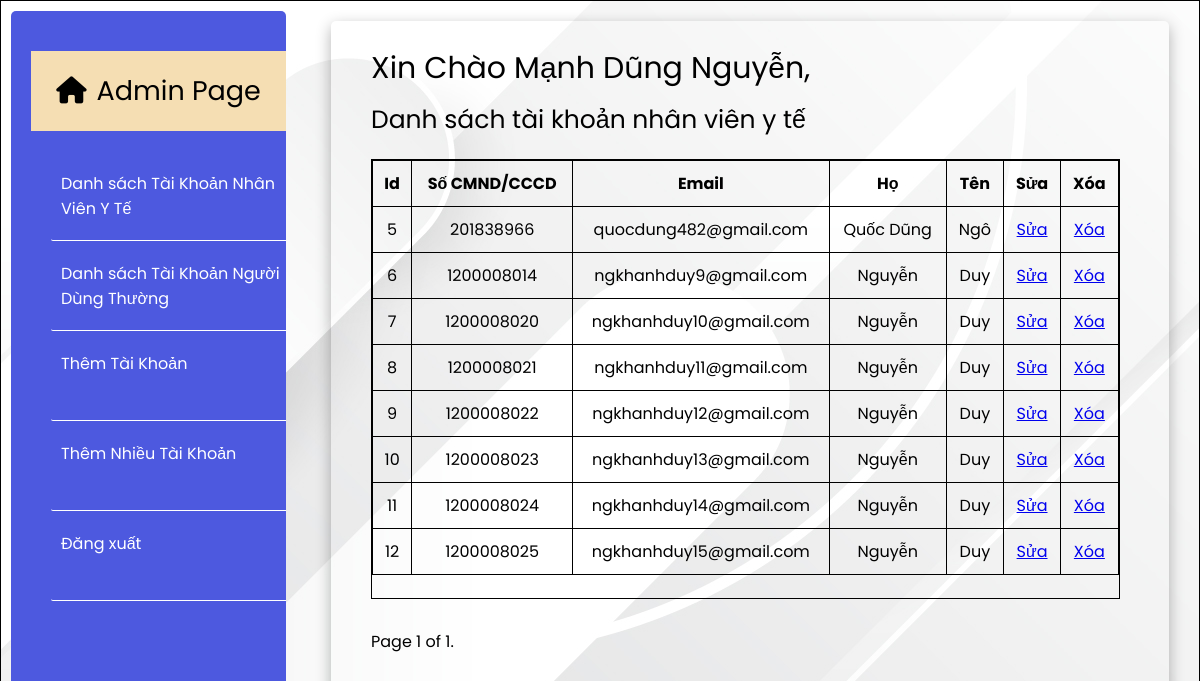
Page /sys_admin/list-moh/ (signed in) on the committed database.
### authentication/models.py (models this page shows)
class User(AbstractUser):
    is_normal_user = models.BooleanField(default=True)
    is_MOH = models.BooleanField(default=False)

### system_admin/views.py (the view)
# urls.py: path('list-moh/', views.listMoh, name="list-moh"),
def listMoh(request):
    if request.user.is_authenticated:
        list = User.objects.filter(is_MOH = True)
        paginator = Paginator(list, 10) # Show 25 records per page.
        page_number = request.GET.get('page',1)
        page_obj = paginator.get_page(page_number)
        list = {
            'page': page_obj,
            'role' : 'nhân viên y tế',
        }
        return render(request, 'list_user.html', list)
    else:
        messages.error(request, "Vui lòng đăng nhập để tiếp tục")
        return redirect('http://127.0.0.1:8000/sys_admin/login')

### system_admin/templates/list_user.html (shortened to what this page needs)
{% load static %}
<!DOCTYPE html>
<html>
<head>
    <link rel="stylesheet" href="https://cdnjs.cloudflare.com/ajax/libs/font-awesome/6.0.0-beta3/css/all.min.css"/>
    <link rel="stylesheet" href="{% static 'style.css' %}">
</head>
<body>
    <div class="navigation">
        <div class="wrapper">
            <div class="decoration">
                <p><i class="fas fa-home"></i>Admin Page</p>
             </div>
            <ul>
                <li class="list">
                    <a href="http://127.0.0.1:8000/sys_admin/list-moh/">
                        <span class="title">Danh sách Tài Khoản Nhân Viên Y Tế</span>
                    </a>
                </li>
                <li class="list">
                    <a href="http://127.0.0.1:8000/sys_admin/list-normal/">
                        <span class="title">Danh sách Tài Khoản Người Dùng Thường</span>
                    </a>
                </li>
                <li class="list">
                    <a href="http://127.0.0.1:8000/sys_admin/add/">
                        <span class="title">Thêm Tài Khoản</span>
                    </a>
                </li>
                <li class="list">
                    <a href="http://127.0.0.1:8000/sys_admin/upload/">
                        <span class="title">Thêm Nhiều Tài Khoản</span>
                    </a>
                </li>
                <li>
                    <a href="http://127.0.0.1:8000/sys_admin/logout/">
                        <span class="title">Đăng xuất</span>
                    </a>
                </li>
            </ul>
        </div>
    </div>
    <div class="main">
        <div class="wrapper">
            <div class="greeting">
                Xin Chào {{request.user.first_name}} {{request.user.last_name}},
            </div>
            <div class="title">
                Danh sách tài khoản {{role}}
            </div>
            <div class="table-wrapper">
            <table>
                <tr>
                    <th>Id</th>
                    <th>Số CMND/CCCD</th>
                    <th>Email</th>
                    <th>Họ</th>
                    <th>Tên</th>
                    <th>Sửa</th>
                    <th>Xóa</th>
                </tr>
                {% for user in page %}
                <tr>
                    <td>{{user.id}}</td>
                    <td>{{user.username}}</td>
                    <td>{{user.email}}</td>
                    <td>{{user.first_name}}</td>
                    <td>{{user.last_name}}</td>
                    <td><a href="http://127.0.0.1:8000/sys_admin/update/{{user.id}}">Sửa</a></td>
                    <td><a href="http://127.0.0.1:8000/sys_admin/delete/{{user.id}}">Xóa</a></td>
                </tr>
                {% endfor %}
            </table>
            </div>
            <div class="pagination">
                <span class="step-links">
                    <span class="current">
                        Page {{ page.number }} of {{ page.paginator.num_pages }}.
                    </span>
                </span>
            </div>
        </div>
    </div>
</body>
</html>

### system_admin/static/style.css (style rules this page uses)
* { margin: 0; padding: 0; box-sizing: border-box; font-family: 'Poppins', sans-serif; }
body { position: relative; width: 100%; height: 100vh; display: flex; border: 1px solid black; background: url('/static/images/whitebg.jpg'); overflow: hidden; }
.navigation { display: flex; width: 20vw; min-width: 300px; height: 100%; padding-right: 5px; }
.navigation .wrapper { padding: 40px 0 10px 20px; margin: 10px 10px; width: 100%; border-radius: 5px; background: #4d59df; }
.navigation .wrapper .decoration { width: 100%; height: 10vh; background-color: wheat; margin-bottom: 30px; display: flex; }
.navigation .wrapper .decoration p { font-size: 27px; margin: auto; color: #000; }
.navigation .wrapper .decoration i { margin-right: 10px; }
.navigation .wrapper ul { list-style: none; }
.navigation .wrapper ul li { position: relative; display: block; width: auto; margin: 10px 0 10px 20px; margin-top: 10px; margin-bottom: 10px; background: #4d59df; height: 80px; border-bottom: 0.5px solid white; cursor: pointer; transition: 0.5s ease; border-radius: 2px 0 0 2px; }
.navigation .wrapper ul li a { position: relative; display: block; width: 100%; padding-top: 10px; padding-left: 10px; height: 50px; color: #fff; text-decoration: none; border-radius: 5px; cursor: pointer; }
.main { display: flex; width: 80%; height: 100%; }
.main .wrapper { position: relative; background-color: transparent; padding: 15px 10px 10px 40px; margin: 20px 30px; width: 100%; opacity: 1; border-radius: 5px; box-shadow: inset; box-shadow: 0 5px 15px rgba(0,0,0 , 0.3); }
.main .wrapper .greeting { font-size: 30px; margin-top: 10px; }
.main .wrapper .title { margin-top: 10px; margin-bottom: 20px; font-size: 25px ; }
.wrapper .table-wrapper { width: 95%; overflow-y: auto; height: 55vh; border: 1px solid black; }
.wrapper table { width: 100%; margin-left: 0; margin-right: 0; }
.wrapper .table-wrapper table td { max-height: 30px; }
.wrapper .pagination { margin-top: 30px; }

### system_admin/templates/list_user.html (style rules this page uses)
table { border-collapse: collapse; border: solid 1px; text-align: center; }
th, td { padding: 10px 10px; border: solid 1px; }

### rows in the picture
User: user.first_name "Mạnh Dũng", user.last_name "Nguyễn"
User: id "5", username "201838966", email "quocdung482@gmail.com", first_name "Quốc Dũng", last_name "Ngô"
User: id "6", username "1200008014", email "ngkhanhduy9@gmail.com", first_name "Nguyễn", last_name "Duy"
User: id "7", username "1200008020", email "ngkhanhduy10@gmail.com", first_name "Nguyễn", last_name "Duy"
User: id "8", username "1200008021", email "ngkhanhduy11@gmail.com", first_name "Nguyễn", last_name "Duy"
User: id "9", username "1200008022", email "ngkhanhduy12@gmail.com", first_name "Nguyễn", last_name "Duy"
User: id "10", username "1200008023", email "ngkhanhduy13@gmail.com", first_name "Nguyễn", last_name "Duy"
User: id "11", username "1200008024", email "ngkhanhduy14@gmail.com", first_name "Nguyễn", last_name "Duy"
User: id "12", username "1200008025", email "ngkhanhduy15@gmail.com", first_name "Nguyễn", last_name "Duy"

### other values in the picture
{{ role }} "nhân viên y tế"
{{ page.number }} "1"
{{ page.paginator.num_pages }} "1"
